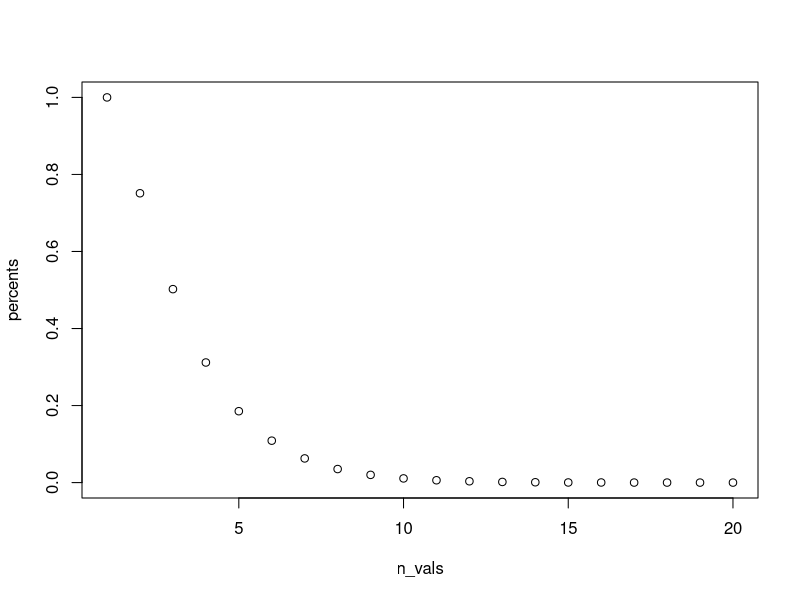

This figure's R source:
# 538 Riddler - 4/19/2019

#Riddler Classic
# If N points are generated at random places on the perimeter of a circle,
# what is the probability that you can pick a diameter such that all of those
# points are on only one side of the newly halved circle?

#after playing around, it looks like once n>20 the probability is near 0
n_vals <- rep(1:20) #vector of different values of n to test
percents <- rep(0,length(n_vals))
n_trials <- 1e5 #number of sims per value of n

for (i in 1:length(n_vals)) {
    n <- n_vals[i]
    rand_points <- runif(n*n_trials) * 360 #generate a vector of random points on circle
    wins <- 0 #let a "win" be when the points can be captured by one diameter line
    for (j in 1:n_trials) {
        max_point <- max(rand_points[((j-1)*n+1):(j*n)])
        min_point <- min(rand_points[((j-1)*n+1):(j*n)])
        if(max_point - min_point <= 180) {wins <- wins + 1}
    }
    percents[i] <- wins/n_trials
}

plot(n_vals,percents)

#don't love that I have this double for loop... but this solution is much
#better than my first pass at it! Should try to continue vectorizing this.

#Now we have a vector of values for N and percent change of it working, how to determine relationship...
#Shape of our plot suggests percent decreases exponentially with n...


